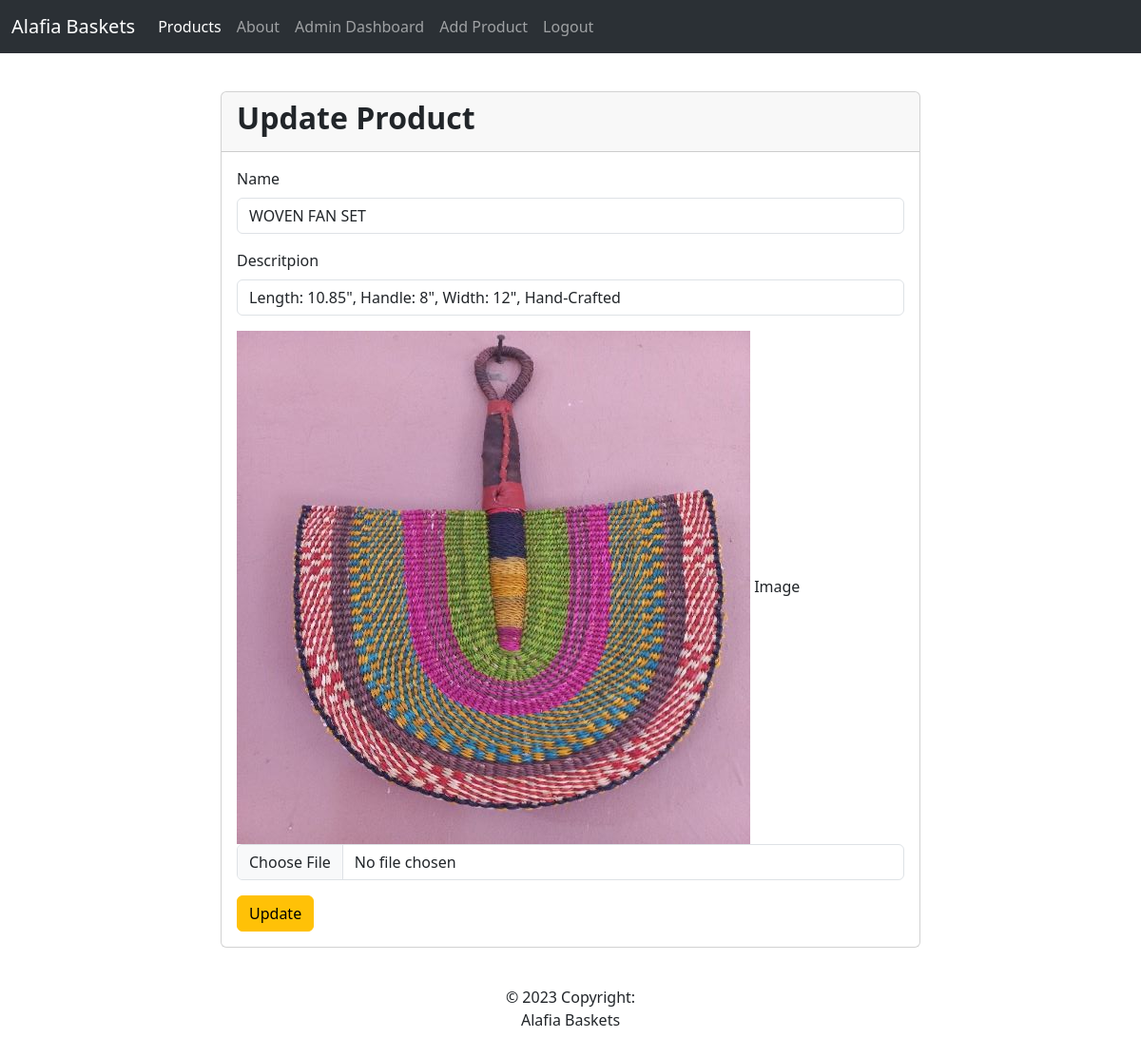
The page /admin-update-product/8 (signed in) on the database its author committed.
### product/models.py (models this page shows, shortened)
class Product(models.Model):
    name = models.CharField(max_length=101, blank=False, null=False)
    description = models.TextField()
    image = models.ImageField(upload_to=filepath)

### product/views.py (the view, shortened to what this page needs)
# urls.py: path('admin-update-product/<int:pk>', admin_update_product, name='admin-update-product'),
@login_required
def admin_update_product(request, pk):
    product = Product.objects.get(id=pk)
    context = {'product':product}
    return render(request, 'product/admin_update_product.html', context)

### templates/product/admin_update_product.html (shortened to what this page needs)
{% extends 'product/base.html' %}
{% load crispy_forms_tags %}
{% block content %}
<br><br>
<br><br>
<section class="section">
    <div class="container">
        <div class="row justify-content-center">
            <div class="col-md-8">
                <div class="card">
                    <div class="card-header">
                        <h2 class="fw-bold">Update Product</h2>
                    </div>
                    <div class="card-body">
                        <form action="" method="POST" enctype="multipart/form-data">
                            <div class="mb-3">
                                <label for="" class="form-label">Name</label>
                                <input type="text" Required name="name" value="{{ product.name }}" class="form-control">
                            </div>
                            <div class="mb-3">
                                <label for="" class="form-label">Descritpion</label>
                                <input type="text" Required name="description" value="{{ product.description }}" class="form-control">
                            </div>
                            <div class="mb-3">
                                {% if product.image %}
                                    <img src="{{ product.image.url }}" class="prod-size">
                                {% endif %}
                                <label for="" class="form-label">Image</label>
                                <input type="file" name="image" class="form-control">
                            </div>
                            <button type="submit" class="btn btn-warning">Update</button>
                        </form>
                    </div>
                </div>
            </div>
        </div>
    </div>
</section>
<br>
{% endblock content %}

### rows shown on the page
Product: name "WOVEN FAN SET", description "Length: 10.85\", Handle: 8\", Width: 12\", Hand-Crafted", image (picture)
